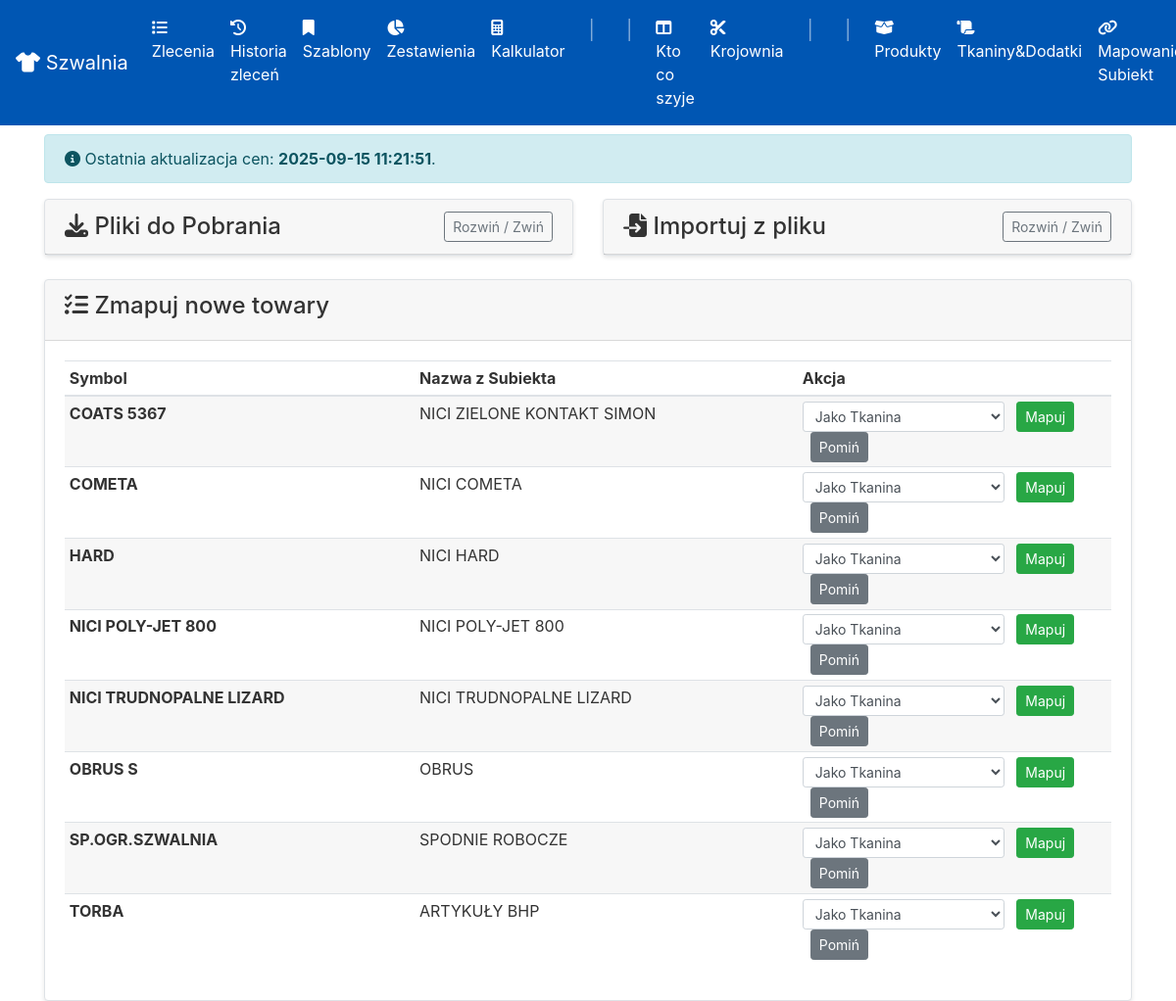
Page /subiekt-mapping on the earlier database version.
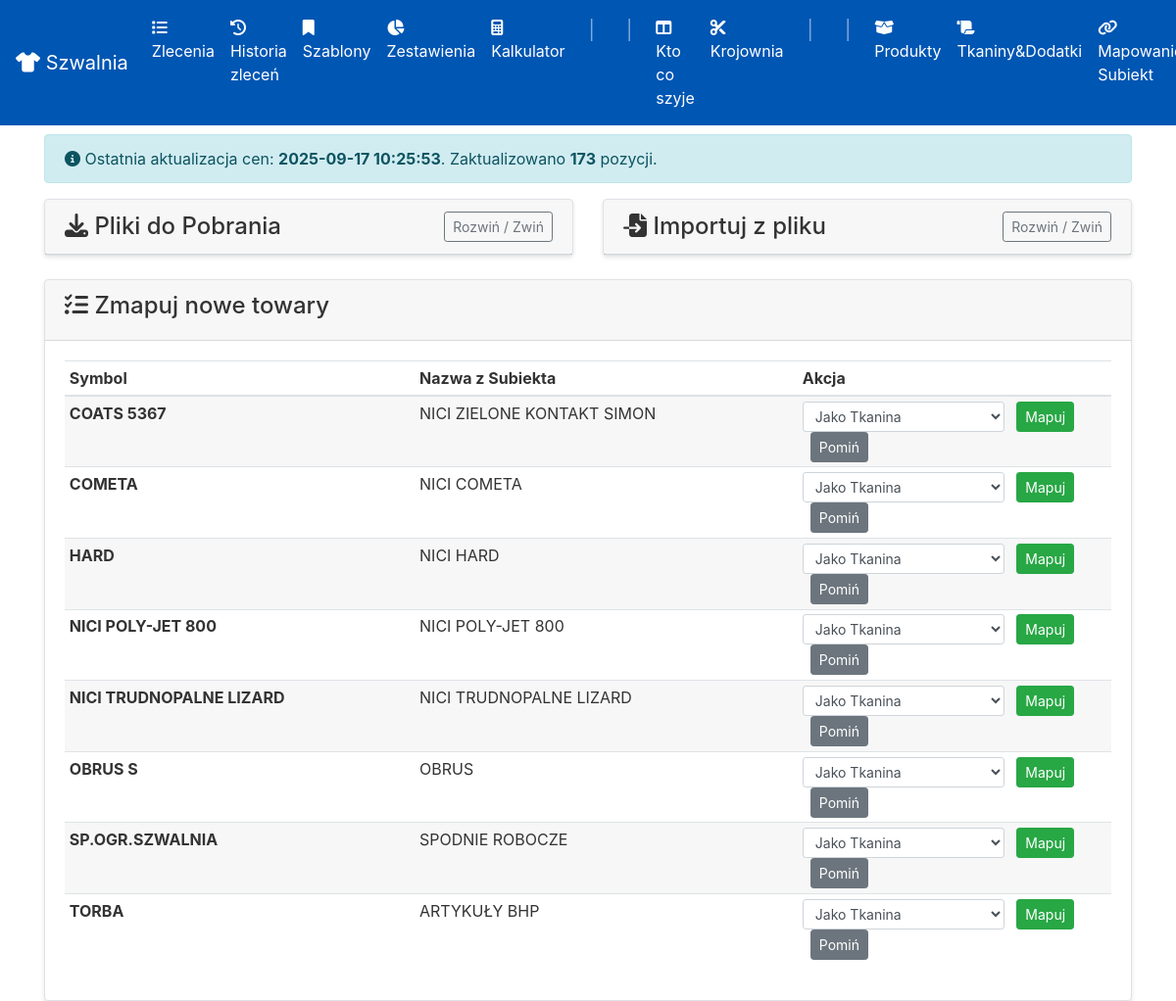
Same page on the later database version.
### app/models.py (models this page shows, shortened)
class SystemInfo(db.Model):
    id = db.Column(db.Integer, primary_key=True)
    key = db.Column(db.String(50), unique=True, nullable=False)
    value = db.Column(db.String(200))

class SubiektProductCache(db.Model):
    id = db.Column(db.Integer, primary_key=True)
    symbol = db.Column(db.String(50), unique=True)
    name = db.Column(db.String(200), nullable=False)
    is_mapped = db.Column(db.Boolean, default=False)

### app/routes.py (the view)
@app.route('/subiekt-mapping')
def subiekt_mapping():
    unmapped_products = SubiektProductCache.query.filter_by(is_mapped=False).order_by(SubiektProductCache.symbol).all()
    last_update_info = SystemInfo.query.filter_by(key='last_price_update').first()
    last_update_timestamp = last_update_info.value if last_update_info else None
    update_count_info = SystemInfo.query.filter_by(key='last_price_update_count').first()
    last_update_count = update_count_info.value if update_count_info else None
    return render_template('subiekt_mapping.html',
                           products=unmapped_products,
                           last_update_timestamp=last_update_timestamp,
                           last_update_count=last_update_count) # <-- Przekazanie do szablonu

### app/routes.py (called while the page is built)
@app.context_processor
def inject_in_progress_orders():
    all_in_progress = Order.query.filter_by(status='W REALIZACJI').order_by(Order.deadline).all()
    krojownia_orders = []
    szwalnia_orders = []
    for order in all_in_progress:
        order.total_quantity = sum(item.quantity for item in order.order_items)
        if order.cutting_table == 'skrojone' and order.assigned_team is not None:
            szwalnia_orders.append(order)
        elif order.cutting_table is not None and order.cutting_table != 'skrojone':
            krojownia_orders.append(order)
    return dict(krojownia_in_progress=krojownia_orders, szwalnia_in_progress=szwalnia_orders)

### app/templates/subiekt_mapping.html (shortened to what this page needs)
{% extends "base.html" %}
{% block content %}
<div class="d-flex justify-content-between align-items-center mb-3">
    <h2> Mapowanie Towarów z Subiekta</h2>
</div>
{% if last_update_timestamp %}
    <div class="alert alert-info">
        <i class="fas fa-info-circle"></i> Ostatnia aktualizacja cen: <strong>{{ last_update_timestamp }}</strong>.
        {% if last_update_count %}
            Zaktualizowano <strong>{{ last_update_count }}</strong> pozycji.
        {% endif %}
    </div>
    {% endif %}
<div class="row">
    <div class="col-lg-6">
        <div class="card mb-4">
            <div class="card-header d-flex justify-content-between align-items-center">
                <h4 class="mb-0"><i class="fas fa-download"></i> Pliki do Pobrania</h4>
                <button class="btn btn-sm btn-outline-secondary" type="button" data-toggle="collapse" data-target="#downloadCollapse" aria-expanded="false" aria-controls="downloadCollapse">
                    Rozwiń / Zwiń
                </button>
            </div>
        </div>
    </div>
    <div class="col-lg-6">
        <div class="card mb-4">
             <div class="card-header d-flex justify-content-between align-items-center">
                <h4 class="mb-0"><i class="fas fa-file-import"></i> Importuj z pliku</h4>
                 <button class="btn btn-sm btn-outline-secondary" type="button" data-toggle="collapse" data-target="#importCollapse" aria-expanded="false" aria-controls="importCollapse">
                    Rozwiń / Zwiń
                </button>
            </div>
        </div>
    </div>
</div>
<div class="card">
    <div class="card-header">
        <h4><i class="fas fa-tasks"></i> Zmapuj nowe towary</h4>
    </div>
    <div class="card-body">
        {% if products %}
            <table class="table table-sm table-striped">
                <thead>
                    <tr>
                        <th>Symbol</th>
                        <th>Nazwa z Subiekta</th>
                        <th style="width: 320px;">Akcja</th>
                    </tr>
                </thead>
                <tbody>
                    {% for product in products %}
                    <tr>
                        <td><strong>{{ product.symbol }}</strong></td>
                        <td>{{ product.name }}</td>
                        <td>
                            <form method="POST" action="{{ url_for('map_subiekt_product') }}" class="form-inline d-inline-block">
                                <select name="map_type" class="form-control form-control-sm mr-2">
                                    <option value="fabric">Jako Tkanina</option>
                                </select>
                                <button type="submit" class="btn btn-sm btn-success">Mapuj</button>
                            </form>
                            <form method="POST" action="{{ url_for('skip_subiekt_product') }}" class="form-inline d-inline-block ml-2">
                                 <button type="submit" class="btn btn-sm btn-secondary">Pomiń</button>
                            </form>
                        </td>
                    </tr>
                    {% endfor %}
                </tbody>
            </table>
        {% else %}
            <div class="alert alert-success">
                <i class="fas fa-check-circle"></i> Wszystkie towary z Subiekta są już zmapowane lub zostały pominięte!
            </div>
        {% endif %}
    </div>
</div>
{% endblock %}

### app/templates/base.html (shortened to what this page needs)
<!DOCTYPE html>
<html lang="pl">
<head>
  <link rel="stylesheet" href="https://maxcdn.bootstrapcdn.com/bootstrap/4.0.0/css/bootstrap.min.css">
  <link href="https://cdnjs.cloudflare.com/ajax/libs/font-awesome/6.4.0/css/all.min.css" rel="stylesheet">
</head>
<body>
<nav class="navbar navbar-expand-lg navbar-dark fixed-top" style="background-color: #0056b3;">
  <a class="navbar-brand" href="{{ url_for('orders_list') }}">
    <i class="fas fa-tshirt"></i> Szwalnia
  </a>
  <div class="collapse navbar-collapse" id="navbarNav">
    <ul class="navbar-nav mr-auto">
      <li class="nav-item">
        <a class="nav-link" href="{{ url_for('orders_list') }}">
          <i class="fas fa-list"></i> Zlecenia
        </a>
      </li>
      <li class="nav-item">
                    <a class="nav-link" href="{{ url_for('orders_history') }}"><i class="fas fa-history"></i> Historia zleceń</a>
                </li>
      <li class="nav-item">
        <a class="nav-link" href="{{ url_for('order_templates') }}">
          <i class="fas fa-bookmark"></i> Szablony
        </a>
      </li>
      <li class="nav-item">
        <a class="nav-link" href="{{ url_for('reports') }}">
            <i class="fas fa-chart-pie"></i> Zestawienia
        </a>
      </li>
      <li class="nav-item">
        <a class="nav-link" href="{{ url_for('calculator') }}">
          <i class="fas fa-calculator"></i> Kalkulator
        </a>
      </li>
  <li class="nav-item">
    <span class="navbar-text mx-3" style="font-size: 1.2rem;">|</span>
  </li>
      <li class="nav-item">
  <li class="nav-item">
    <span class="navbar-text mx-3" style="font-size: 1.2rem;">|</span>
  </li>
      <li class="nav-item">
        <a class="nav-link" href="{{ url_for('kanban') }}">
          <i class="fas fa-table-columns"></i> Kto co szyje
        </a>
      </li>
      <li class="nav-item">
        <a class="nav-link" href="{{ url_for('krojownia') }}">
          <i class="fas fa-scissors"></i> Krojownia
        </a>
      </li>
  <li class="nav-item">
    <span class="navbar-text mx-3" style="font-size: 1.2rem;">|</span>
  </li>
  <li class="nav-item">
    <span class="navbar-text mx-3" style="font-size: 1.2rem;">|</span>
  </li>
      <li class="nav-item">
        <a class="nav-link" href="{{ url_for('products_list') }}">
            <i class="fas fa-box-open"></i> Produkty
        </a>
      </li>
      <li class="nav-item">
        <a class="nav-link" href="{{ url_for('materials_management') }}">
            <i class="fas fa-scroll"></i> Tkaniny&Dodatki
        </a>
      </li>
      <li class="nav-item">
        <a class="nav-link" href="{{ url_for('subiekt_mapping') }}">
            <i class="fas fa-link"></i> Mapowanie Subiekt
        </a>
      </li>
    </ul>
  </div>
</nav>
<div class="container" style="margin-top:75px;">
  {% block content %}{% endblock %}
</div>
</body>
</html>

Differences in the rows shown:
changed SystemInfo (number 1 of 2 on the later page): value "2025-09-15 11:21:51" → "2025-09-17 10:25:53"
added SystemInfo: value "173"
Other differences:
text now shown: "Zaktualizowano pozycji."
